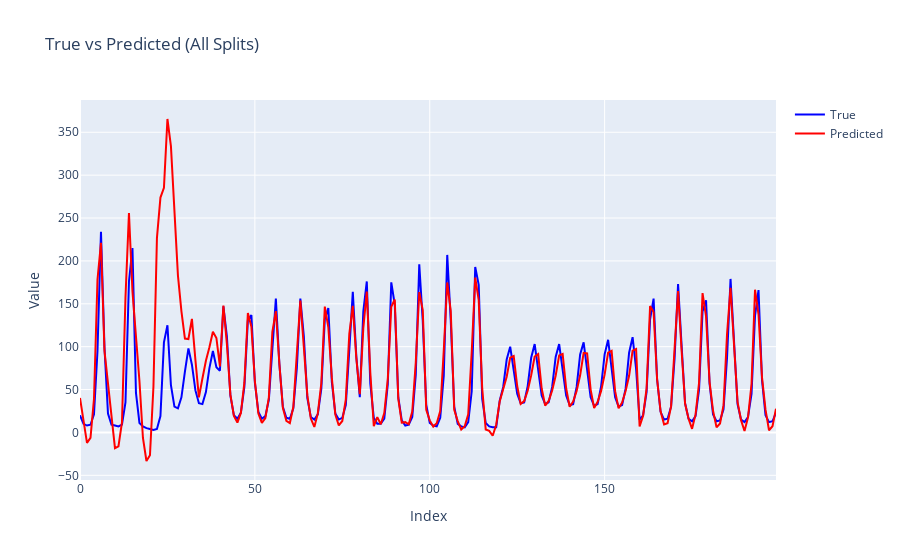

This figure's notebook cell:
### Code cell
import plotly.graph_objects as go

fig = go.Figure()
fig.add_trace(go.Scatter(y=all_y_true, mode='lines', name='True', line=dict(color='blue')))
fig.add_trace(go.Scatter(y=all_y_pred, mode='lines', name='Predicted', line=dict(color='red')))
fig.update_layout(title='True vs Predicted (All Splits)', xaxis_title='Index', yaxis_title='Value')
fig.show()

### Figure 1 — Plotly figure (JSON) as saved in the notebook; plotly's stock layout.template omitted (floating-point values rounded to 4 significant figures; data arrays with more than 128 entries replaced by an {"elided": "..."} marker saying what was removed)
{"data": [{"line": {"color": "blue"}, "mode": "lines", "name": "True", "type": "scatter", "y": {"elided": "200 int values"}}, {"line": {"color": "red"}, "mode": "lines", "name": "Predicted", "type": "scatter", "y": {"elided": "200 float values"}}], "layout": {"title": {"text": "True vs Predicted (All Splits)"}, "xaxis": {"title": {"text": "Index"}}, "yaxis": {"title": {"text": "Value"}}}}
